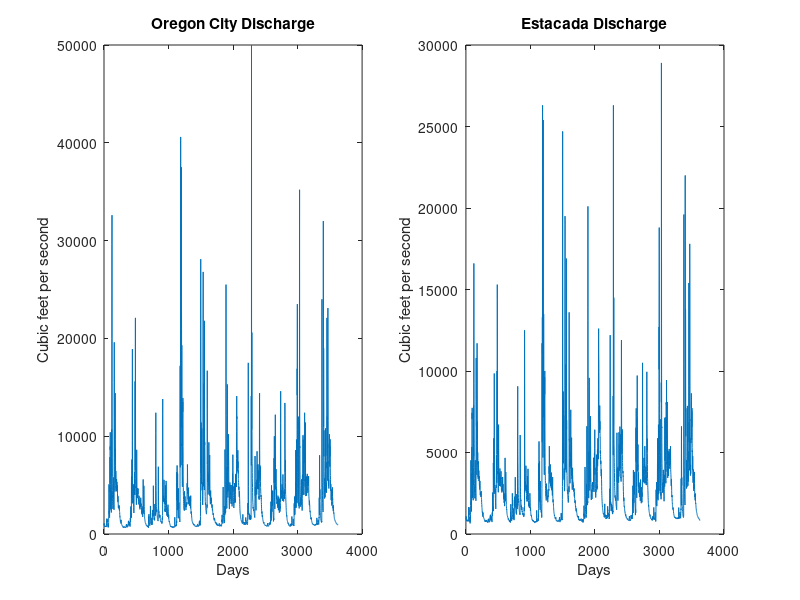
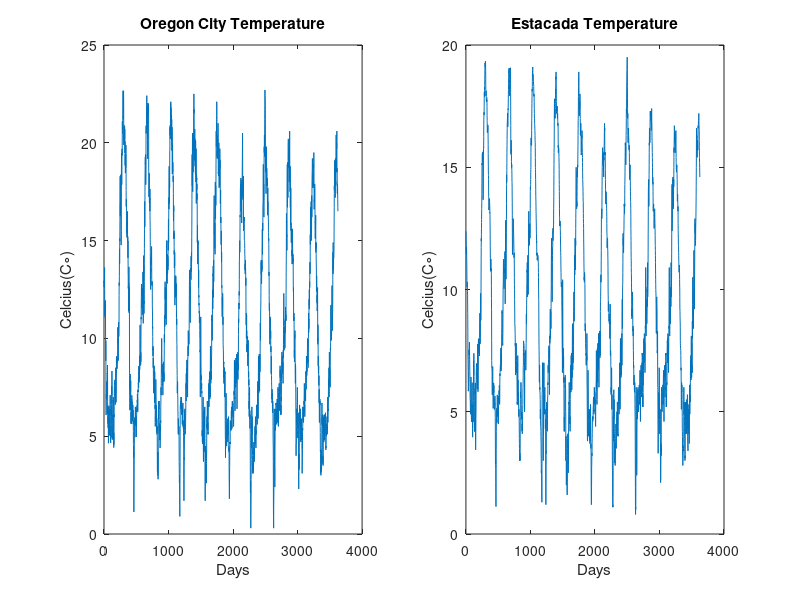
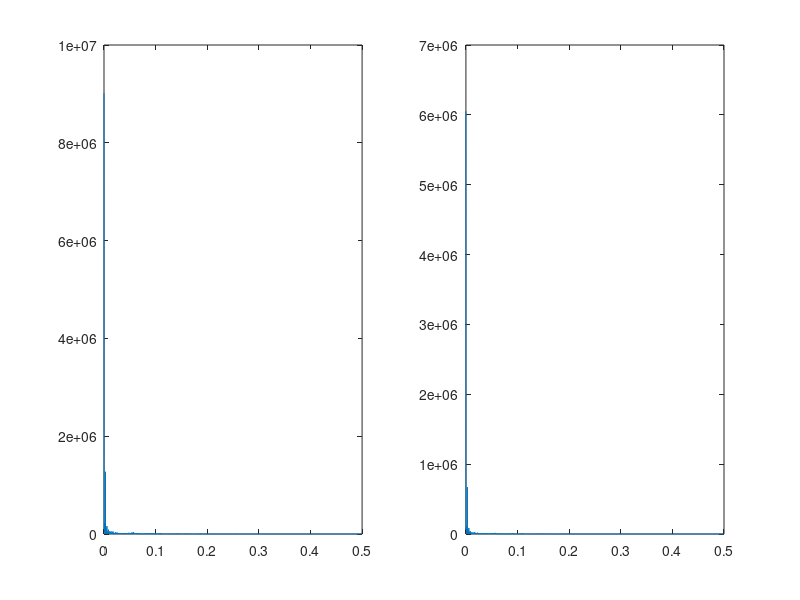
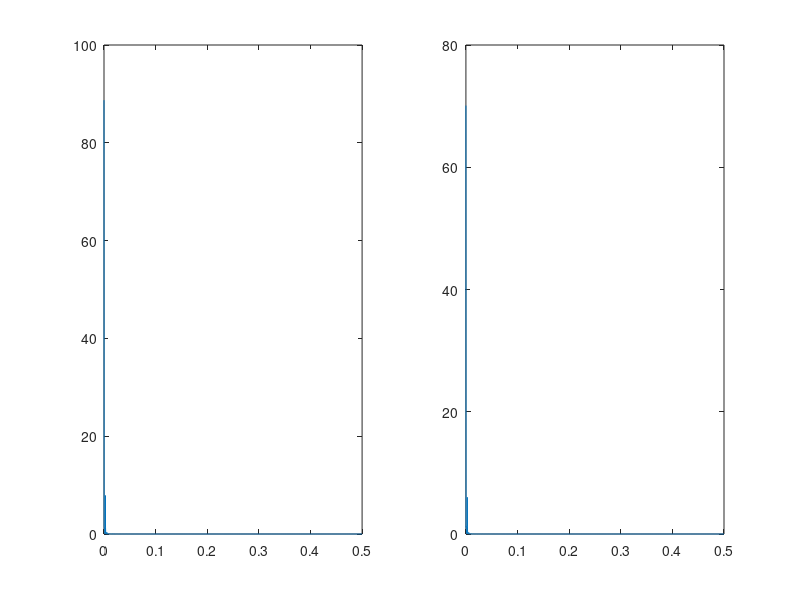

Write the MATLAB code that produced these figures, in order.
%Justin Haupt
%Computer Applications
%Time Series Analysis - Clackamas River

clear; clc; close all
load('data.mat')

t = 1:3625;

%plotting the discharge data
figure
subplot(1,2,1); plot(t,OCdis); title('Oregon City Discharge')
xlabel('Days'); ylabel('Cubic feet per second')
subplot(1,2,2); plot(t,Edis); title('Estacada Discharge')
xlabel('Days'); ylabel('Cubic feet per second')

%plotting the temperature data
figure
subplot(1,2,1); plot(t,OCtemp); title('Oregon City Temperature')
xlabel('Days'); ylabel('Celcius(C{\circ})')
subplot(1,2,2); plot(t,Etemp); title('Estacada Temperature')
xlabel('Days'); ylabel('Celcius(C{\circ})')


%% Fourier Transform

fftsize = 2^nextpow2(length(t));
ffthalf = fftsize/2;

%fast Fourier transforms
Fd1 = fft(OCdis,fftsize);  
Fd2 = fft(OCtemp,fftsize);
Fd3 = fft(Edis,fftsize);
Fd4 = fft(Etemp,fftsize);


%% Power Spectrum

del = 1;              %the sampling interval
Nyfreq = 1/(2*del);   %the Nyquist frequency

%constructs vector of positive first half of fft frequencies-
%has units of Nyquist frequencies
f = Nyfreq*(0:ffthalf)/(ffthalf);

Pd1 = Fd1 .* conj(Fd1)/(fftsize^2);
Pd2 = Fd2 .* conj(Fd2)/(fftsize^2);
Pd3 = Fd3 .* conj(Fd3)/(fftsize^2);  
Pd4 = Fd4 .* conj(Fd4)/(fftsize^2);  

%PS for discharges
figure
subplot(1,2,1); plot(f,Pd1(1:ffthalf+1));
subplot(1,2,2); plot(f,Pd3(1:ffthalf+1))

%PS for temperatures
figure
subplot(1,2,1); plot(f,Pd2(1:ffthalf+1))
subplot(1,2,2); plot(f,Pd4(1:ffthalf+1))


%% Detrended Power Spectrum

dt1 = detrend(OCdis);
dt2 = detrend(OCtemp);
dt3 = detrend(Edis);
dt4 = detrend(Etemp);

%the FFT
Fdt1 = fft(dt1,fftsize);
Fdt2 = fft(dt2,fftsize);
Fdt3 = fft(dt3,fftsize);
Fdt4 = fft(dt4,fftsize);

%the power spectrum
Pdt1 = Fdt1 .* conj(Fdt1)/(fftsize^2);
Pdt2 = Fdt2 .* conj(Fdt2)/(fftsize^2);
Pdt3 = Fdt3 .* conj(Fdt3)/(fftsize^2);
Pdt4 = Fdt4 .* conj(Fdt4)/(fftsize^2);

%detrended PS for discharges
figure
subplot(1,2,1); plot(f,Pdt1(1:ffthalf+1))
title('Oregon City'); xlabel('Nyquist Frequencies')
subplot(1,2,2); plot(f,Pdt3(1:ffthalf+1))
title('Estacada'); xlabel('Nyquist Frequencies')

%detrended PS for temperatures
figure
subplot(1,2,1); plot(f,Pdt2(1:ffthalf+1))
title('Oregon City'); xlabel('Nyquist Frequencies')
subplot(1,2,2); plot(f,Pdt4(1:ffthalf+1))
title('Estacada'); xlabel('Nyquist Frequencies')


%% Correlation of the data

%overlaps the two data sets for discharge and temperature
figure
subplot(1,2,1); plot(t,OCdis); hold on; plot(t,Edis,'r');
title('Discharge Data'); xlabel('Days'); ylabel('Cubic feet per second')
legend('Oregon City','Estacada')
subplot(1,2,2); plot(t,OCtemp); hold on; plot(t,Etemp,'r'); 
title('Temperature Data'); xlabel('Days'); ylabel('Celcius(C{\circ})')
legend('Oregon City','Estacada')

%Correlate two data sets by multiplying the first fft to the complex
%conjugate of the second, then take the invers fft
len = length(t);

%correlation via fft analysis
nfft = 2^nextpow2(2*len-1);

cor_dis = ifft(fft(OCdis,nfft) .* conj(fft(Edis,nfft)));
cor_temp = ifft(fft(OCtemp,nfft) .* conj(fft(Etemp,nfft)));

t = -(len-1):+(len-1);  %rearange the time values according to lags

%rearrange the correlation values according to lags
cor_dis = [cor_dis(end-len+2:end);  cor_dis(1:len)];
cor_temp = [cor_temp(end-len+2:end);  cor_temp(1:len)];

figure
plot(t,cor_dis); title('River Discharge Correlation')
xlabel('Lag (days)'); ylabel('Correlation')

figure
plot(t,cor_temp,'r'); title('River Temperature Correlation')
xlabel('Lag (days)'); ylabel('Correlation')




